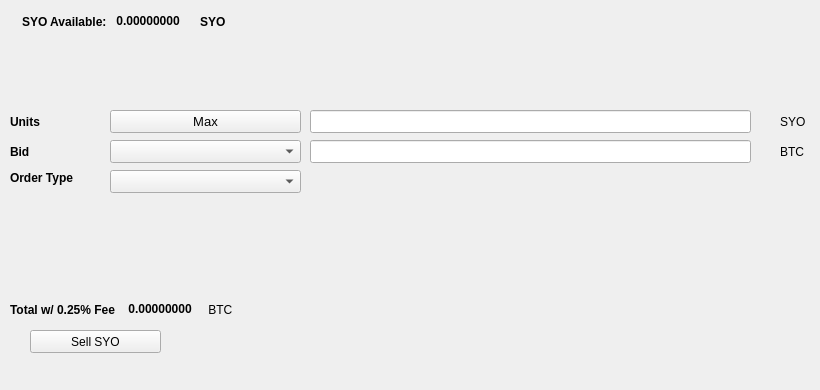
   <widget class="QWidget" name="SellTab">
    <attribute name="title">
     <string>Sell</string>
    </attribute>
    <widget class="QLabel" name="label_16">
     <property name="geometry">
      <rect>
       <x>780</x>
       <y>140</y>
       <width>31</width>
       <height>23</height>
      </rect>
     </property>
     <property name="text">
      <string>BTC</string>
     </property>
    </widget>
    <widget class="QComboBox" name="SellBidcomboBox">
     <property name="geometry">
      <rect>
       <x>110</x>
       <y>140</y>
       <width>191</width>
       <height>23</height>
      </rect>
     </property>
     <property name="font">
      <font>
       <pointsize>10</pointsize>
      </font>
     </property>
    </widget>
    <widget class="QLabel" name="label_18">
     <property name="geometry">
      <rect>
       <x>10</x>
       <y>110</y>
       <width>46</width>
       <height>23</height>
      </rect>
     </property>
     <property name="font">
      <font>
       <weight>75</weight>
       <bold>true</bold>
      </font>
     </property>
     <property name="text">
      <string>Units</string>
     </property>
    </widget>
    <widget class="QPushButton" name="Sell_Max_Amount">
     <property name="geometry">
      <rect>
       <x>110</x>
       <y>110</y>
       <width>191</width>
       <height>23</height>
      </rect>
     </property>
     <property name="font">
      <font>
       <pointsize>10</pointsize>
      </font>
     </property>
     <property name="text">
      <string>Max</string>
     </property>
    </widget>
    <widget class="QLabel" name="label_20">
     <property name="geometry">
      <rect>
       <x>10</x>
       <y>170</y>
       <width>91</width>
       <height>16</height>
      </rect>
     </property>
     <property name="font">
      <font>
       <weight>75</weight>
       <bold>true</bold>
      </font>
     </property>
     <property name="text">
      <string>Order Type</string>
     </property>
    </widget>
    <widget class="QComboBox" name="SellOrdertypeCombo">
     <property name="geometry">
      <rect>
       <x>110</x>
       <y>170</y>
       <width>191</width>
       <height>23</height>
      </rect>
     </property>
     <property name="font">
      <font>
       <pointsize>10</pointsize>
      </font>
     </property>
    </widget>
    <widget class="QLabel" name="label_21">
     <property name="geometry">
      <rect>
       <x>10</x>
       <y>140</y>
       <width>46</width>
       <height>23</height>
      </rect>
     </property>
     <property name="font">
      <font>
       <weight>75</weight>
       <bold>true</bold>
      </font>
     </property>
     <property name="text">
      <string>Bid</string>
     </property>
    </widget>
    <widget class="QLabel" name="label_22">
     <property name="geometry">
      <rect>
       <x>780</x>
       <y>110</y>
       <width>31</width>
       <height>23</height>
      </rect>
     </property>
     <property name="text">
      <string>SYO</string>
     </property>
    </widget>
    <widget class="QLineEdit" name="UnitsInputSYO">
     <property name="geometry">
      <rect>
       <x>310</x>
       <y>110</y>
       <width>441</width>
       <height>23</height>
      </rect>
     </property>
     <property name="font">
      <font>
       <pointsize>9</pointsize>
       <weight>75</weight>
       <bold>true</bold>
      </font>
     </property>
    </widget>
    <widget class="QLineEdit" name="SellBidPriceEdit">
     <property name="geometry">
      <rect>
       <x>310</x>
       <y>140</y>
       <width>441</width>
       <height>23</height>
      </rect>
     </property>
     <property name="font">
      <font>
       <pointsize>9</pointsize>
       <weight>75</weight>
       <bold>true</bold>
      </font>
     </property>
    </widget>
    <widget class="QPushButton" name="SellSYOBTN">
     <property name="geometry">
      <rect>
       <x>30</x>
       <y>330</y>
       <width>131</width>
       <height>23</height>
      </rect>
     </property>
     <property name="text">
      <string>Sell SYO</string>
     </property>
     <property name="icon">
      <iconset resource="../syologic">
       <normaloff>:/icons/bitcoin</normaloff>:/icons/bitcoin</iconset>
     </property>
    </widget>
    <widget class="QWidget" name="layoutWidget3">
     <property name="geometry">
      <rect>
       <x>22</x>
       <y>12</y>
       <width>258</width>
       <height>19</height>
      </rect>
     </property>
     <layout class="QHBoxLayout" name="horizontalLayout">
      <item>
       <widget class="QLabel" name="label232_2">
        <property name="font">
         <font>
          <weight>75</weight>
          <bold>true</bold>
         </font>
        </property>
        <property name="text">
         <string>SYO Available:</string>
        </property>
       </widget>
      </item>
      <item>
       <widget class="QLabel" name="SYOAvailableLabel">
        <property name="palette">
         <palette>
          <active>
           <colorrole role="WindowText">
            <brush brushstyle="SolidPattern">
             <color alpha="255">
              <red>0</red>
              <green>0</green>
              <blue>0</blue>
             </color>
            </brush>
           </colorrole>
           <colorrole role="Button">
            <brush brushstyle="SolidPattern">
             <color alpha="255">
              <red>0</red>
              <green>170</green>
              <blue>0</blue>
             </color>
            </brush>
           </colorrole>
           <colorrole role="Light">
            <brush brushstyle="SolidPattern">
             <color alpha="255">
              <red>0</red>
              <green>255</green>
              <blue>0</blue>
             </color>
            </brush>
           </colorrole>
           <colorrole role="Midlight">
            <brush brushstyle="SolidPattern">
             <color alpha="255">
              <red>0</red>
              <green>212</green>
              <blue>0</blue>
             </color>
            </brush>
           </colorrole>
           <colorrole role="Dark">
            <brush brushstyle="SolidPattern">
             <color alpha="255">
              <red>0</red>
              <green>85</green>
              <blue>0</blue>
             </color>
            </brush>
           </colorrole>
           <colorrole role="Mid">
            <brush brushstyle="SolidPattern">
             <color alpha="255">
              <red>0</red>
              <green>113</green>
              <blue>0</blue>
             </color>
            </brush>
           </colorrole>
           <colorrole role="Text">
            <brush brushstyle="SolidPattern">
             <color alpha="255">
              <red>0</red>
              <green>170</green>
              <blue>0</blue>
             </color>
            </brush>
           </colorrole>
           <colorrole role="BrightText">
            <brush brushstyle="SolidPattern">
             <color alpha="255">
              <red>255</red>
              <green>255</green>
              <blue>255</blue>
             </color>
            </brush>
           </colorrole>
           <colorrole role="ButtonText">
            <brush brushstyle="SolidPattern">
             <color alpha="255">
              <red>0</red>
              <green>0</green>
              <blue>0</blue>
             </color>
            </brush>
           </colorrole>
           <colorrole role="Base">
            <brush brushstyle="SolidPattern">
             <color alpha="255">
              <red>255</red>
              <green>255</green>
              <blue>255</blue>
             </color>
            </brush>
           </colorrole>
           <colorrole role="Window">
            <brush brushstyle="SolidPattern">
             <color alpha="255">
              <red>0</red>
              <green>170</green>
              <blue>0</blue>
             </color>
            </brush>
           </colorrole>
           <colorrole role="Shadow">
            <brush brushstyle="SolidPattern">
             <color alpha="255">
              <red>0</red>
              <green>0</green>
              <blue>0</blue>
             </color>
            </brush>
           </colorrole>
           <colorrole role="AlternateBase">
            <brush brushstyle="SolidPattern">
             <color alpha="255">
              <red>127</red>
              <green>212</green>
              <blue>127</blue>
             </color>
            </brush>
           </colorrole>
           <colorrole role="ToolTipBase">
            <brush brushstyle="SolidPattern">
             <color alpha="255">
              <red>255</red>
              <green>255</green>
              <blue>220</blue>
             </color>
            </brush>
           </colorrole>
           <colorrole role="ToolTipText">
            <brush brushstyle="SolidPattern">
             <color alpha="255">
              <red>0</red>
              <green>0</green>
              <blue>0</blue>
             </color>
            </brush>
           </colorrole>
          </active>
          <inactive>
           <colorrole role="WindowText">
            <brush brushstyle="SolidPattern">
             <color alpha="255">
              <red>0</red>
              <green>0</green>
              <blue>0</blue>
             </color>
            </brush>
           </colorrole>
           <colorrole role="Button">
            <brush brushstyle="SolidPattern">
             <color alpha="255">
              <red>0</red>
              <green>170</green>
              <blue>0</blue>
             </color>
            </brush>
           </colorrole>
           <colorrole role="Light">
            <brush brushstyle="SolidPattern">
             <color alpha="255">
              <red>0</red>
              <green>255</green>
              <blue>0</blue>
             </color>
            </brush>
           </colorrole>
           <colorrole role="Midlight">
            <brush brushstyle="SolidPattern">
             <color alpha="255">
              <red>0</red>
              <green>212</green>
              <blue>0</blue>
             </color>
            </brush>
           </colorrole>
           <colorrole role="Dark">
            <brush brushstyle="SolidPattern">
             <color alpha="255">
              <red>0</red>
              <green>85</green>
              <blue>0</blue>
             </color>
            </brush>
           </colorrole>
           <colorrole role="Mid">
            <brush brushstyle="SolidPattern">
             <color alpha="255">
              <red>0</red>
              <green>113</green>
              <blue>0</blue>
             </color>
            </brush>
           </colorrole>
           <colorrole role="Text">
            <brush brushstyle="SolidPattern">
             <color alpha="255">
              <red>0</red>
              <green>170</green>
              <blue>0</blue>
             </color>
            </brush>
           </colorrole>
           <colorrole role="BrightText">
            <brush brushstyle="SolidPattern">
             <color alpha="255">
              <red>255</red>
              <green>255</green>
              <blue>255</blue>
             </color>
            </brush>
           </colorrole>
           <colorrole role="ButtonText">
            <brush brushstyle="SolidPattern">
             <color alpha="255">
              <red>0</red>
              <green>0</green>
              <blue>0</blue>
             </color>
            </brush>
           </colorrole>
           <colorrole role="Base">
            <brush brushstyle="SolidPattern">
             <color alpha="255">
              <red>255</red>
              <green>255</green>
              <blue>255</blue>
             </color>
            </brush>
           </colorrole>
           <colorrole role="Window">
            <brush brushstyle="SolidPattern">
             <color alpha="255">
              <red>0</red>
              <green>170</green>
              <blue>0</blue>
             </color>
            </brush>
           </colorrole>
           <colorrole role="Shadow">
            <brush brushstyle="SolidPattern">
             <color alpha="255">
              <red>0</red>
              <green>0</green>
              <blue>0</blue>
             </color>
            </brush>
           </colorrole>
           <colorrole role="AlternateBase">
            <brush brushstyle="SolidPattern">
             <color alpha="255">
              <red>127</red>
              <green>212</green>
              <blue>127</blue>
             </color>
            </brush>
           </colorrole>
           <colorrole role="ToolTipBase">
            <brush brushstyle="SolidPattern">
             <color alpha="255">
              <red>255</red>
              <green>255</green>
              <blue>220</blue>
             </color>
            </brush>
           </colorrole>
           <colorrole role="ToolTipText">
            <brush brushstyle="SolidPattern">
             <color alpha="255">
              <red>0</red>
              <green>0</green>
              <blue>0</blue>
             </color>
            </brush>
           </colorrole>
          </inactive>
          <disabled>
           <colorrole role="WindowText">
            <brush brushstyle="SolidPattern">
             <color alpha="255">
              <red>0</red>
              <green>85</green>
              <blue>0</blue>
             </color>
            </brush>
           </colorrole>
           <colorrole role="Button">
            <brush brushstyle="SolidPattern">
             <color alpha="255">
              <red>0</red>
              <green>170</green>
              <blue>0</blue>
             </color>
            </brush>
           </colorrole>
           <colorrole role="Light">
            <brush brushstyle="SolidPattern">
             <color alpha="255">
              <red>0</red>
              <green>255</green>
              <blue>0</blue>
             </color>
            </brush>
           </colorrole>
           <colorrole role="Midlight">
            <brush brushstyle="SolidPattern">
             <color alpha="255">
              <red>0</red>
              <green>212</green>
              <blue>0</blue>
             </color>
            </brush>
           </colorrole>
           <colorrole role="Dark">
            <brush brushstyle="SolidPattern">
             <color alpha="255">
              <red>0</red>
              <green>85</green>
              <blue>0</blue>
             </color>
            </brush>
           </colorrole>
           <colorrole role="Mid">
            <brush brushstyle="SolidPattern">
             <color alpha="255">
              <red>0</red>
              <green>113</green>
              <blue>0</blue>
             </color>
            </brush>
           </colorrole>
           <colorrole role="Text">
            <brush brushstyle="SolidPattern">
             <color alpha="255">
              <red>0</red>
              <green>85</green>
              <blue>0</blue>
             </color>
            </brush>
           </colorrole>
           <colorrole role="BrightText">
            <brush brushstyle="SolidPattern">
             <color alpha="255">
              <red>255</red>
              <green>255</green>
              <blue>255</blue>
             </color>
            </brush>
           </colorrole>
           <colorrole role="ButtonText">
            <brush brushstyle="SolidPattern">
             <color alpha="255">
              <red>0</red>
              <green>85</green>
              <blue>0</blue>
             </color>
            </brush>
           </colorrole>
           <colorrole role="Base">
            <brush brushstyle="SolidPattern">
             <color alpha="255">
              <red>0</red>
              <green>170</green>
              <blue>0</blue>
             </color>
            </brush>
           </colorrole>
           <colorrole role="Window">
            <brush brushstyle="SolidPattern">
             <color alpha="255">
              <red>0</red>
              <green>170</green>
              <blue>0</blue>
             </color>
            </brush>
           </colorrole>
           <colorrole role="Shadow">
            <brush brushstyle="SolidPattern">
             <color alpha="255">
              <red>0</red>
              <green>0</green>
              <blue>0</blue>
             </color>
            </brush>
           </colorrole>
           <colorrole role="AlternateBase">
            <brush brushstyle="SolidPattern">
             <color alpha="255">
              <red>0</red>
              <green>170</green>
              <blue>0</blue>
             </color>
            </brush>
           </colorrole>
           <colorrole role="ToolTipBase">
            <brush brushstyle="SolidPattern">
             <color alpha="255">
              <red>255</red>
              <green>255</green>
              <blue>220</blue>
             </color>
            </brush>
           </colorrole>
           <colorrole role="ToolTipText">
            <brush brushstyle="SolidPattern">
             <color alpha="255">
              <red>0</red>
              <green>0</green>
              <blue>0</blue>
             </color>
            </brush>
           </colorrole>
          </disabled>
         </palette>
        </property>
        <property name="font">
         <font>
          <weight>75</weight>
          <bold>true</bold>
         </font>
        </property>
        <property name="text">
         <string> 0.00000000 </string>
        </property>
        <property name="textInteractionFlags">
         <set>Qt::LinksAccessibleByMouse|Qt::TextSelectableByKeyboard|Qt::TextSelectableByMouse</set>
        </property>
       </widget>
      </item>
      <item>
       <widget class="QLabel" name="labelSYO">
        <property name="font">
         <font>
          <weight>75</weight>
          <bold>true</bold>
         </font>
        </property>
        <property name="text">
         <string>SYO</string>
        </property>
       </widget>
      </item>
     </layout>
    </widget>
    <widget class="QWidget" name="layoutWidget">
     <property name="geometry">
      <rect>
       <x>10</x>
       <y>300</y>
       <width>268</width>
       <height>19</height>
      </rect>
     </property>
     <layout class="QHBoxLayout" name="horizontalLayout_2">
      <item>
       <widget class="QLabel" name="label_19">
        <property name="font">
         <font>
          <weight>75</weight>
          <bold>true</bold>
         </font>
        </property>
        <property name="text">
         <string>Total w/ 0.25% Fee </string>
        </property>
       </widget>
      </item>
      <item>
       <widget class="QLabel" name="SellCostLabel">
        <property name="palette">
         <palette>
          <active>
           <colorrole role="WindowText">
            <brush brushstyle="SolidPattern">
             <color alpha="255">
              <red>0</red>
              <green>0</green>
              <blue>0</blue>
             </color>
            </brush>
           </colorrole>
           <colorrole role="Button">
            <brush brushstyle="SolidPattern">
             <color alpha="255">
              <red>0</red>
              <green>170</green>
              <blue>0</blue>
             </color>
            </brush>
           </colorrole>
           <colorrole role="Light">
            <brush brushstyle="SolidPattern">
             <color alpha="255">
              <red>0</red>
              <green>255</green>
              <blue>0</blue>
             </color>
            </brush>
           </colorrole>
           <colorrole role="Midlight">
            <brush brushstyle="SolidPattern">
             <color alpha="255">
              <red>0</red>
              <green>212</green>
              <blue>0</blue>
             </color>
            </brush>
           </colorrole>
           <colorrole role="Dark">
            <brush brushstyle="SolidPattern">
             <color alpha="255">
              <red>0</red>
              <green>85</green>
              <blue>0</blue>
             </color>
            </brush>
           </colorrole>
           <colorrole role="Mid">
            <brush brushstyle="SolidPattern">
             <color alpha="255">
              <red>0</red>
              <green>113</green>
              <blue>0</blue>
             </color>
            </brush>
           </colorrole>
           <colorrole role="Text">
            <brush brushstyle="SolidPattern">
             <color alpha="255">
              <red>0</red>
              <green>170</green>
              <blue>0</blue>
             </color>
            </brush>
           </colorrole>
           <colorrole role="BrightText">
            <brush brushstyle="SolidPattern">
             <color alpha="255">
              <red>255</red>
              <green>255</green>
              <blue>255</blue>
             </color>
            </brush>
           </colorrole>
           <colorrole role="ButtonText">
            <brush brushstyle="SolidPattern">
             <color alpha="255">
              <red>0</red>
              <green>0</green>
              <blue>0</blue>
             </color>
            </brush>
           </colorrole>
           <colorrole role="Base">
            <brush brushstyle="SolidPattern">
             <color alpha="255">
              <red>255</red>
              <green>255</green>
              <blue>255</blue>
             </color>
            </brush>
           </colorrole>
           <colorrole role="Window">
            <brush brushstyle="SolidPattern">
             <color alpha="255">
              <red>0</red>
              <green>170</green>
              <blue>0</blue>
             </color>
            </brush>
           </colorrole>
           <colorrole role="Shadow">
            <brush brushstyle="SolidPattern">
             <color alpha="255">
              <red>0</red>
              <green>0</green>
              <blue>0</blue>
             </color>
            </brush>
           </colorrole>
           <colorrole role="AlternateBase">
            <brush brushstyle="SolidPattern">
             <color alpha="255">
              <red>127</red>
              <green>212</green>
              <blue>127</blue>
             </color>
            </brush>
           </colorrole>
           <colorrole role="ToolTipBase">
            <brush brushstyle="SolidPattern">
             <color alpha="255">
              <red>255</red>
              <green>255</green>
              <blue>220</blue>
             </color>
            </brush>
           </colorrole>
           <colorrole role="ToolTipText">
            <brush brushstyle="SolidPattern">
             <color alpha="255">
              <red>0</red>
              <green>0</green>
              <blue>0</blue>
             </color>
            </brush>
           </colorrole>
          </active>
          <inactive>
           <colorrole role="WindowText">
            <brush brushstyle="SolidPattern">
             <color alpha="255">
              <red>0</red>
              <green>0</green>
              <blue>0</blue>
             </color>
            </brush>
           </colorrole>
           <colorrole role="Button">
            <brush brushstyle="SolidPattern">
             <color alpha="255">
              <red>0</red>
              <green>170</green>
              <blue>0</blue>
             </color>
            </brush>
           </colorrole>
           <colorrole role="Light">
            <brush brushstyle="SolidPattern">
             <color alpha="255">
              <red>0</red>
              <green>255</green>
              <blue>0</blue>
             </color>
            </brush>
           </colorrole>
           <colorrole role="Midlight">
            <brush brushstyle="SolidPattern">
             <color alpha="255">
              <red>0</red>
              <green>212</green>
              <blue>0</blue>
             </color>
            </brush>
           </colorrole>
           <colorrole role="Dark">
            <brush brushstyle="SolidPattern">
             <color alpha="255">
              <red>0</red>
              <green>85</green>
              <blue>0</blue>
             </color>
            </brush>
           </colorrole>
           <colorrole role="Mid">
            <brush brushstyle="SolidPattern">
             <color alpha="255">
              <red>0</red>
              <green>113</green>
              <blue>0</blue>
             </color>
            </brush>
           </colorrole>
           <colorrole role="Text">
            <brush brushstyle="SolidPattern">
             <color alpha="255">
              <red>0</red>
              <green>170</green>
              <blue>0</blue>
             </color>
            </brush>
           </colorrole>
           <colorrole role="BrightText">
            <brush brushstyle="SolidPattern">
             <color alpha="255">
              <red>255</red>
              <green>255</green>
              <blue>255</blue>
             </color>
            </brush>
           </colorrole>
           <colorrole role="ButtonText">
            <brush brushstyle="SolidPattern">
             <color alpha="255">
              <red>0</red>
              <green>0</green>
              <blue>0</blue>
             </color>
            </brush>
           </colorrole>
           <colorrole role="Base">
            <brush brushstyle="SolidPattern">
             <color alpha="255">
              <red>255</red>
              <green>255</green>
              <blue>255</blue>
             </color>
            </brush>
           </colorrole>
           <colorrole role="Window">
            <brush brushstyle="SolidPattern">
             <color alpha="255">
              <red>0</red>
              <green>170</green>
              <blue>0</blue>
             </color>
            </brush>
           </colorrole>
           <colorrole role="Shadow">
            <brush brushstyle="SolidPattern">
             <color alpha="255">
              <red>0</red>
              <green>0</green>
              <blue>0</blue>
             </color>
            </brush>
           </colorrole>
           <colorrole role="AlternateBase">
            <brush brushstyle="SolidPattern">
             <color alpha="255">
              <red>127</red>
              <green>212</green>
              <blue>127</blue>
             </color>
            </brush>
           </colorrole>
           <colorrole role="ToolTipBase">
            <brush brushstyle="SolidPattern">
             <color alpha="255">
              <red>255</red>
              <green>255</green>
              <blue>220</blue>
             </color>
            </brush>
           </colorrole>
           <colorrole role="ToolTipText">
            <brush brushstyle="SolidPattern">
             <color alpha="255">
              <red>0</red>
              <green>0</green>
              <blue>0</blue>
             </color>
            </brush>
           </colorrole>
          </inactive>
          <disabled>
           <colorrole role="WindowText">
            <brush brushstyle="SolidPattern">
             <color alpha="255">
              <red>0</red>
              <green>85</green>
              <blue>0</blue>
             </color>
            </brush>
           </colorrole>
           <colorrole role="Button">
            <brush brushstyle="SolidPattern">
             <color alpha="255">
              <red>0</red>
              <green>170</green>
              <blue>0</blue>
             </color>
            </brush>
           </colorrole>
           <colorrole role="Light">
            <brush brushstyle="SolidPattern">
             <color alpha="255">
              <red>0</red>
              <green>255</green>
              <blue>0</blue>
             </color>
            </brush>
           </colorrole>
           <colorrole role="Midlight">
            <brush brushstyle="SolidPattern">
             <color alpha="255">
              <red>0</red>
              <green>212</green>
              <blue>0</blue>
             </color>
            </brush>
           </colorrole>
           <colorrole role="Dark">
            <brush brushstyle="SolidPattern">
             <color alpha="255">
              <red>0</red>
              <green>85</green>
              <blue>0</blue>
             </color>
            </brush>
           </colorrole>
           <colorrole role="Mid">
            <brush brushstyle="SolidPattern">
             <color alpha="255">
              <red>0</red>
              <green>113</green>
              <blue>0</blue>
             </color>
            </brush>
           </colorrole>
           <colorrole role="Text">
            <brush brushstyle="SolidPattern">
             <color alpha="255">
              <red>0</red>
              <green>85</green>
              <blue>0</blue>
             </color>
            </brush>
           </colorrole>
           <colorrole role="BrightText">
            <brush brushstyle="SolidPattern">
             <color alpha="255">
              <red>255</red>
              <green>255</green>
              <blue>255</blue>
             </color>
            </brush>
           </colorrole>
           <colorrole role="ButtonText">
            <brush brushstyle="SolidPattern">
             <color alpha="255">
              <red>0</red>
              <green>85</green>
              <blue>0</blue>
             </color>
            </brush>
           </colorrole>
           <colorrole role="Base">
            <brush brushstyle="SolidPattern">
             <color alpha="255">
              <red>0</red>
              <green>170</green>
              <blue>0</blue>
             </color>
            </brush>
           </colorrole>
           <colorrole role="Window">
            <brush brushstyle="SolidPattern">
             <color alpha="255">
              <red>0</red>
              <green>170</green>
              <blue>0</blue>
             </color>
            </brush>
           </colorrole>
           <colorrole role="Shadow">
            <brush brushstyle="SolidPattern">
             <color alpha="255">
              <red>0</red>
              <green>0</green>
              <blue>0</blue>
             </color>
            </brush>
           </colorrole>
           <colorrole role="AlternateBase">
            <brush brushstyle="SolidPattern">
             <color alpha="255">
              <red>0</red>
              <green>170</green>
              <blue>0</blue>
             </color>
            </brush>
           </colorrole>
           <colorrole role="ToolTipBase">
            <brush brushstyle="SolidPattern">
             <color alpha="255">
              <red>255</red>
              <green>255</green>
              <blue>220</blue>
             </color>
            </brush>
           </colorrole>
           <colorrole role="ToolTipText">
            <brush brushstyle="SolidPattern">
             <color alpha="255">
              <red>0</red>
              <green>0</green>
              <blue>0</blue>
             </color>
            </brush>
           </colorrole>
          </disabled>
         </palette>
        </property>
        <property name="font">
         <font>
          <weight>75</weight>
          <bold>true</bold>
         </font>
        </property>
        <property name="autoFillBackground">
         <bool>false</bool>
        </property>
        <property name="text">
         <string> 0.00000000</string>
        </property>
        <property name="textInteractionFlags">
         <set>Qt::LinksAccessibleByMouse|Qt::TextSelectableByMouse</set>
        </property>
       </widget>
      </item>
      <item>
       <widget class="QLabel" name="label_17">
        <property name="font">
         <font>
          <weight>50</weight>
          <bold>false</bold>
         </font>
        </property>
        <property name="text">
         <string> BTC</string>
        </property>
       </widget>
      </item>
     </layout>
    </widget>
    <widget class="QLabel" name="label_23">
     <property name="geometry">
      <rect>
       <x>460</x>
       <y>300</y>
       <width>281</width>
       <height>81</height>
      </rect>
     </property>
     <property name="text">
      <string/>
     </property>
     <property name="pixmap">
      <pixmap>:/images/bittrex</pixmap>
     </property>
    </widget>
   </widget>
